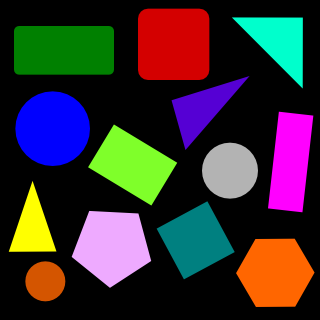
#> input picture academy/python_study/pictures/Figures.png, 320 x 320 px, found by its file name
$ python notmy_figures.py
#> lines starting #> are read from the running program, lines starting #| are printed output that depends on the picture; after the words box and inside, x2 and y2 are one past the last pixel; in counts of white or black regions, pixels touching at a corner belong together
import cv2
import math
import imutils
import numpy as np
from matplotlib import pyplot as plt

image = cv2.imread('pictures\Figures.png')
#> image is the input picture: shape (320, 320, 3); mean B, G, R 49, 46.1, 55.8
image = cv2.cvtColor(image, cv2.COLOR_BGR2RGB)
gray = cv2.cvtColor(image, cv2.COLOR_RGB2GRAY)
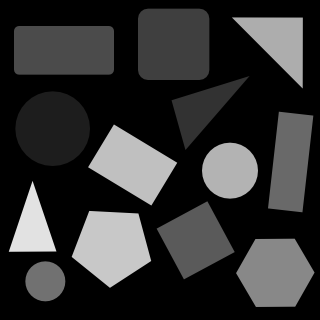
#> gray: shape (320, 320); min 0, max 226, mean 49.3
gray = cv2.GaussianBlur(gray, (3, 3), 0)
cv2.imwrite("figure/gray.jpg", gray)
edged = cv2.Canny(gray, 10, 250)
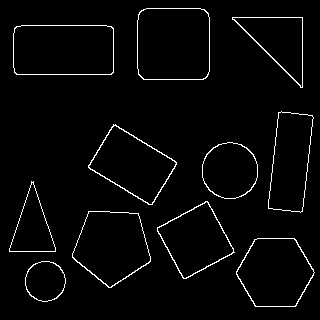
#> edged: shape (320, 320); 2.8% white in thin lines or dots, all inside (x1, y1, x2, y2) = (9, 8, 315, 307)
cv2.imwrite("figure/edged.jpg", edged)
kernel = cv2.getStructuringElement(cv2.MORPH_RECT, (7, 7))
closed = cv2.morphologyEx(edged, cv2.MORPH_CLOSE, kernel)
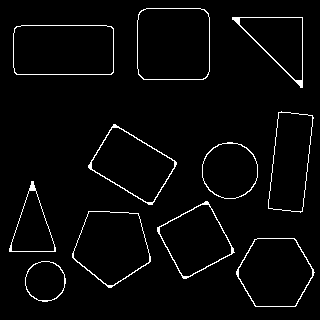
#> closed: shape (320, 320); 3% white in thin lines or dots, all inside (x1, y1, x2, y2) = (9, 8, 315, 307)
cv2.imwrite("figure/closed.jpg", closed)
# найти контуры в изображении и подсчитайте количество
cnts = cv2.findContours(closed.copy(), cv2.RETR_EXTERNAL, cv2.CHAIN_APPROX_SIMPLE)
#> cnts = 11 contours; largest, box (x1, y1, x2, y2) and area: (137, 8, 210, 80) 5018, (13, 25, 114, 75) 4865, (72, 211, 151, 288) 4191, (236, 238, 315, 307) 4038, (88, 124, 177, 205) 3762
cnts = cnts[0] if len(cnts) == 2 else cnts[1]  # Совместимость с разными версиями OpenCV
total = 0

# Создаем копию изображения для рисования
output_image = closed.copy()

# Определяем цвета для разных фигур (для наглядности)
colors = {
    "triangle": (0, 255, 0),      # Зеленый
    "square": (255, 0, 0),        # Синий
    "rectangle": (0, 165, 255),   # Оранжевый
    "pentagon": (255, 255, 0),    # Голубой
    "hexagon": (255, 0, 255),     # Розовый
    "circle": (0, 255, 255),      # Желтый
    "undefined": (128, 128, 128)  # Серый
}

# цикл по контурам
for i, c in enumerate(cnts):
    # аппроксимируем (сглаживаем) контур
    peri = cv2.arcLength(c, True)
    approx = cv2.approxPolyDP(c, 0.02 * peri, True)

    # Вычисляем центр фигуры
    M = cv2.moments(c)
    if M["m00"] != 0:
        cX = int(M["m10"] / M["m00"])
        cY = int(M["m01"] / M["m00"])
    else:
        cX, cY = 0, 0

    # Определяем тип фигуры по количеству вершин
    shape_name = "undefined"
    vertices = len(approx)

    if vertices == 3:
        shape_name = "triangle"
        total += 1
    elif vertices == 4:
        # Проверяем, является ли фигура квадратом или прямоугольником
        (x, y, w, h) = cv2.boundingRect(approx)
        aspect_ratio = w / float(h)

        if 0.9 <= aspect_ratio <= 1.1:
            shape_name = "square"
        else:
            shape_name = "rectangle"
        total += 1
    elif vertices == 5:
        shape_name = "pentagon"
        total += 1
    elif vertices == 6:
        shape_name = "hexagon"
        total += 1
    elif vertices == 7:
        shape_name = "heptagon"
        total += 1
    elif vertices == 8:
        shape_name = "octagon"
        total += 1
    else:
        # Проверяем, является ли фигура кругом
        area = cv2.contourArea(c)
        if peri > 0:  # Избегаем деления на ноль
            circularity = 4 * math.pi * area / (peri * peri)
            if circularity > 0.8:
                shape_name = "circle"
                total += 1

    # Получаем цвет для фигуры
    color = colors.get(shape_name, colors["undefined"])

    # Рисуем контур фигуры
    if shape_name == "circle":
        cv2.drawContours(output_image, [c], -1, color, 3)
    else:
        cv2.drawContours(output_image, [approx], -1, color, 3)

    # Добавляем текст с названием фигуры
    if shape_name != "undefined":
        # Создаем текст с названием фигуры и номером
        label = f"{shape_name} #{i+1}"

        # Вычисляем размер текста
        font = cv2.FONT_HERSHEY_SIMPLEX
        font_scale = 0.5
        font_thickness = 2
        text_size = cv2.getTextSize(label, font, font_scale, font_thickness)[0]

        # Вычисляем координаты для текста (центрируем)
        text_x = cX - text_size[0] // 2
        text_y = cY + text_size[1] // 2

        # Рисуем фон для текста для лучшей читаемости
        cv2.rectangle(output_image,
                     (text_x - 5, text_y - text_size[1] - 5),
                     (text_x + text_size[0] + 5, text_y + 5),
                     (255, 255, 255), -1)

        # Добавляем текст
        cv2.putText(output_image, label, (text_x, text_y),
                    font, font_scale, (0, 0, 0), font_thickness)

        # Рисуем точку в центре фигуры
        cv2.circle(output_image, (cX, cY), 4, color, -1)
        cv2.circle(output_image, (cX, cY), 6, (255, 255, 255), 1)
#> this loop made 11 passes
#> (peri, approx, cX, cY, shape_name, vertices, x, y) on passes 4, 7, 8, 9, 11: (246.5, [[207, 201], [157, 227], [183, 278], [234, 252]], 195, 239, 'square', 4, 157, 201), (263.4, [[113, 124], [88, 167], [152, 204], [176, 162]], 132, 164, 'square', 4, 88, 124), (273.3, [[281, 111], [268, 208], [300, 212], [313, 117]], 290, 161, 'rectangle', 4, 268, 111), (291, [[14, 28], [16, 74], [113, 72], [111, 26]], 63, 49, 'rectangle', 4, 14, 26), (272.5, [[141, 10], [138, 74], [205, 78], [208, 13]], 173, 43, 'square', 4, 138, 10)
#> (peri, approx, cX, cY, shape_name, vertices, color, label) on passes 5, 10: (206.2, [[31, 181], [9, 251], [55, 251]], 32, 227, 'triangle', 3, (0, 255, 0), 'triangle #5'), (240.8, [[232, 17], [302, 87], [302, 17]], 278, 40, 'triangle', 3, (0, 255, 0), 'triangle #10')
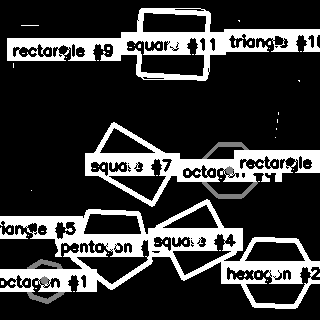
#> output_image: shape (320, 320); min 0, max 255, mean 56.6
#> after the loop, total = 11

# Добавляем заголовок с количеством найденных фигур
header_text = f"Found {total} shapes"
#> header_text = 'Found 11 shapes'
header_font_scale = 0.7
header_thickness = 2
header_size = cv2.getTextSize(header_text, cv2.FONT_HERSHEY_SIMPLEX,
                              header_font_scale, header_thickness)[0]
#> header_size = (195, 16)

# Рисуем фон для заголовка
cv2.rectangle(output_image,
              (10, 10),
              (20 + header_size[0], 40 + header_size[1]),
              (0, 0, 0), -1)

# Добавляем заголовок
cv2.putText(output_image, header_text, (20, 40),
            cv2.FONT_HERSHEY_SIMPLEX, header_font_scale,
            (255, 255, 255), header_thickness)
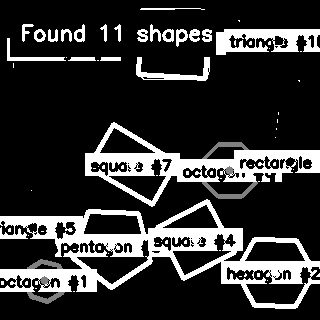
#> output_image: shape (320, 320); min 0, max 255, mean 50.5

# Добавляем легенду (опционально, если места достаточно)
legend_y = 70
for shape, color in colors.items():
    if shape != "undefined":
        cv2.putText(output_image, f"{shape}:", (20, legend_y),
                    cv2.FONT_HERSHEY_SIMPLEX, 0.4, color, 1)
        legend_y += 20
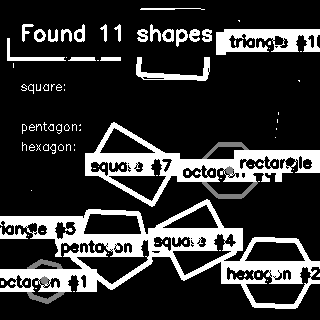
#> output_image: shape (320, 320); 0.38% of pixels changed, all inside (x1, y1, x2, y2) = (21, 84, 81, 154)
#> after the loop, legend_y = 190

print(f"Всего найдено фигур: {total}")
#| Всего найдено фигур: 11

# Показываем результаты
cv2.imshow("Original Image", image)
cv2.imshow("Detected Shapes", output_image)

# Сохраняем результат (опционально)
cv2.imwrite("detected_shapes.jpg", output_image)

# Ожидаем нажатия клавиши
print("Press any key to continue...")
cv2.waitKey(0)
cv2.destroyAllWindows()

# Альтернативный вариант с использованием matplotlib для лучшего отображения
import matplotlib.pyplot as plt

fig, axes = plt.subplots(1, 2, figsize=(15, 7))

# Конвертируем BGR в RGB для matplotlib
image_rgb = cv2.cvtColor(image, cv2.COLOR_BGR2RGB)
output_rgb = cv2.cvtColor(output_image, cv2.COLOR_BGR2RGB)

# Отображаем изображения
axes[0].imshow(image_rgb)
axes[0].set_title('Original Image')
axes[0].axis('off')

axes[1].imshow(output_rgb)
axes[1].set_title(f'Detected Shapes ({total} found)')
axes[1].axis('off')

plt.tight_layout()
plt.show()
#> figure, not shown here; B, G, R data is drawn as R, G, B

# Вывод информации о найденных фигурах в консоль
print("\n=== Detected Shapes Summary ===")
print(f"Total shapes detected: {total}")
#| Total shapes detected: 11
print("Shapes are labeled with numbers for identification")
